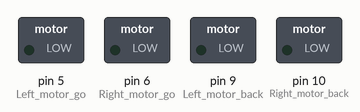
Simulated run of this sketch. Board: Arduino Uno, built with avr-gcc and run on an emulated ATmega328P. Shown: switched loads named in the sketch (green lamp = pin HIGH).

Above: at 0.1 s.
At 2.1 s:
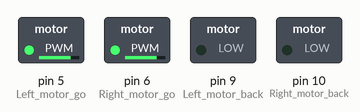
Timing chart, 0 to 3.6 s (numbered marks = the images above):
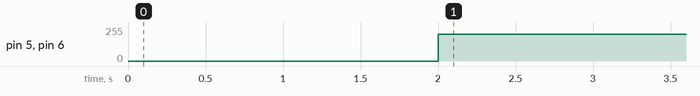

The sketch:

advance.ino
```cpp
//============================================================================
//  Go ahead Experiment
//=============================================================================

//==============================
//Set motor port
//==============================
int Left_motor_back = 9;
int Left_motor_go = 5;
int Right_motor_go = 6;
int Right_motor_back = 10;
int Right_motor_en = 8;
int Left_motor_en = 7;

void setup()
{
  //Initialize motor drive for output mode
  pinMode(Left_motor_go,OUTPUT);
  pinMode(Left_motor_back,OUTPUT);
  pinMode(Right_motor_go,OUTPUT);
  pinMode(Right_motor_back,OUTPUT);
}

void run(int time) // go ahead
{

  digitalWrite(Left_motor_en,HIGH);  // set left motor enable
  digitalWrite(Right_motor_en,HIGH);  // set right motor enable
  digitalWrite(Right_motor_go,HIGH);  // right motor go ahead
  digitalWrite(Right_motor_back,LOW);
  analogWrite(Right_motor_go,200);//PWM--Pulse Width Modulation(0~255). It can be adjusted to control speed.
  digitalWrite(Left_motor_go,HIGH);  // set left motor go ahead
  digitalWrite(Left_motor_back,LOW);
  analogWrite(Left_motor_go,200);//PWM--Pulse Width Modulation(0~255).It can be adjusted to control speed.
  delay(time * 100);   //Running time can be adjusted
}

void loop()
{
    delay(2000); //delay 2s
    run(10);   //Run for 1s
}
```

Measured:
- by itself, pin 5 (Left_motor_go), pin 6 (Right_motor_go): 0/255 → 200/255 at 2.0 s
